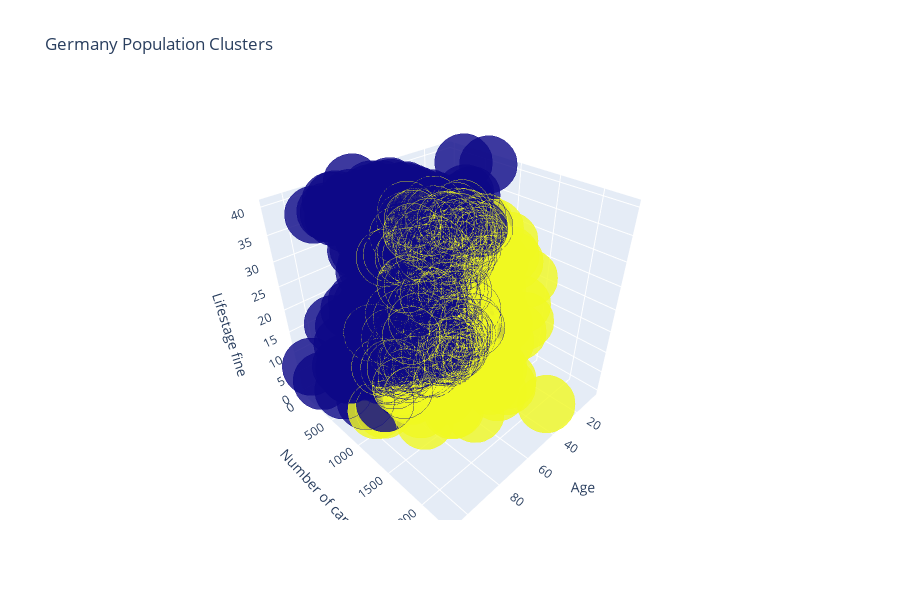

Notebook code for this chart:
### Code cell
attrs = [{
    'index': 'GEBURTSJAHR',
    'title': 'Age'
}, {
    'index': 'KBA13_ANZAHL_PKW',
    'title': 'Number of cars'
}, {
    'index': 'LP_LEBENSPHASE_FEIN',
    'title': 'Lifestage fine'
}]

kmeans_model = clusters_3d(2, X, attrs, 'Germany Population Clusters')

### Figure 1 — Plotly figure (JSON) as saved in the notebook; plotly's stock layout.template omitted (floating-point values rounded to 4 significant figures; data arrays with more than 128 entries replaced by an {"elided": "..."} marker saying what was removed)
{"data": [{"marker": {"color": {"elided": "1029 int values"}, "line": {"color": {"elided": "1029 int values"}, "width": 12}, "opacity": 0.8, "size": 20}, "mode": "markers", "type": "scatter3d", "x": {"elided": "1029 int values"}, "y": {"elided": "1029 int values"}, "z": {"elided": "1029 int values"}}], "layout": {"height": 600, "scene": {"xaxis": {"title": {"text": "Age"}}, "yaxis": {"title": {"text": "Number of cars"}}, "zaxis": {"title": {"text": "Lifestage fine"}}}, "title": {"text": "Germany Population Clusters"}}}
